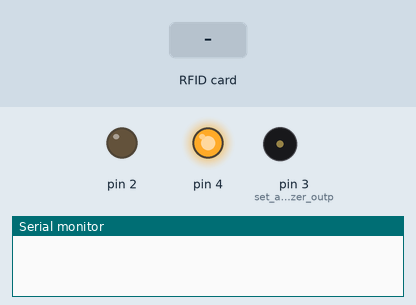
This sketch was run on a simulated Arduino Uno, built with avr-gcc and run on an emulated ATmega328P. Shown: output pins drawn as LEDs (lit = HIGH), buzzer (waves = sounding), the last lines printed to the serial monitor. Dashed ring = blinking. The inputs (shaded band) are chosen by the test bench. Pins used as bus, display or sensor lines are not drawn.

Above: at 1.2 s.
1.3 s: RFID card 8B CC A9 89 held to the reader
At 1.7 s:
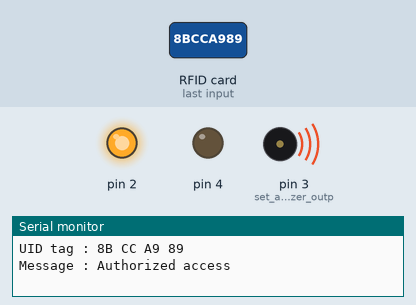
At 2.4 s:
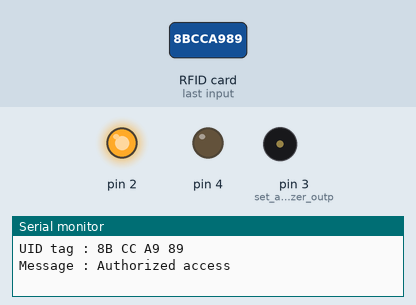
4.3 s: RFID card 5E 7A 19 C4 held to the reader
At 5.6 s:
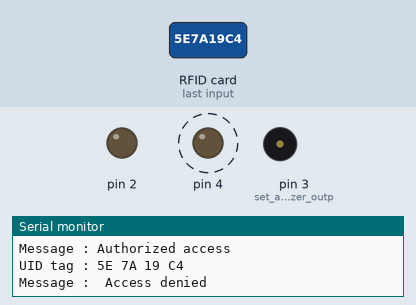
Timing chart, 0 to 12.3 s (numbered marks = the images above; inputs shaded):
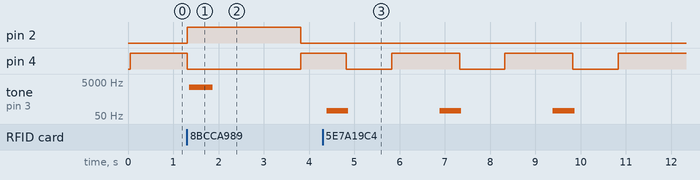

Measured:
- after the input at 1.3 s, pin 2: LOW → HIGH at once, → LOW 2.5 s later; pin 4: HIGH → LOW at once, → HIGH 2.5 s later; tone on pin 3 (set_a_pin_for_buzzer_outp): silent → 2427 Hz after 0.05 s, → silent 0.52 s later
- after the input at 4.3 s, pin 4: alternates HIGH for 1.5 s and LOW for 1.0 s, starting after 0.53 s; tone on pin 3 (set_a_pin_for_buzzer_outp): silent → 99 Hz after 0.09 s, then repeats every 2.5 s: silent 2.0 s, 100 Hz 0.48 s

The sketch:

sketch_jan21a.ino
```cpp
#include <SPI.h>
#include <MFRC522.h>

#define SS_PIN 10
#define RST_PIN 9
MFRC522 mfrc522(SS_PIN, RST_PIN);   // Create MFRC522 instance.

void setup()
{
  pinMode(2, OUTPUT);
  pinMode(4, OUTPUT);
  pinMode(3, OUTPUT); // set a pin for buzzer output
  Serial.begin(9600);   // Initiate a serial communication
  SPI.begin();      // Initiate  SPI bus
  mfrc522.PCD_Init();   // Initiate MFRC522
}

void buzz(int targetPin, long frequency, long length) {
  long delayValue = 1000000/frequency/2; // calculate the delay value between transitions
  // 1 second's worth of microseconds, divided by the frequency, then split in half since
  // there are two phases to each cycle
  long numCycles = frequency * length/ 1000; // calculate the number of cycles for proper timing
  // multiply frequency, which is really cycles per second, by the number of seconds to
  // get the total number of cycles to produce
 for (long i=0; i < numCycles; i++){ // for the calculated length of time...
    digitalWrite(targetPin,HIGH); // write the buzzer pin high to push out the diaphram
    delayMicroseconds(delayValue); // wait for the calculated delay value
    digitalWrite(targetPin,LOW); // write the buzzer pin low to pull back the diaphram
    delayMicroseconds(delayValue); // wait again for the calculated delay value
  }
}
void loop()
{
  // Look for new cards
  digitalWrite(4, HIGH);
  if ( ! mfrc522.PICC_IsNewCardPresent())
  {
    return;
  }
  // Select one of the cards
  if ( ! mfrc522.PICC_ReadCardSerial())
  {
    return;
  }
  //Show UID on serial monitor
  Serial.print("UID tag :");
  String content= "";
  byte letter;
  for (byte i = 0; i < mfrc522.uid.size; i++)
  {
     Serial.print(mfrc522.uid.uidByte[i] < 0x10 ? " 0" : " ");
     Serial.print(mfrc522.uid.uidByte[i], HEX);
     content.concat(String(mfrc522.uid.uidByte[i] < 0x10 ? " 0" : " "));
     content.concat(String(mfrc522.uid.uidByte[i], HEX));
  }
  Serial.println();
  Serial.print("Message : ");
  content.toUpperCase();
  if (content.substring(1) == "8B CC A9 89") //change here the UID of the card/cards that you want to give access
  {
    Serial.println("Authorized access");
    Serial.println();
    digitalWrite(4, LOW);
    digitalWrite(2, HIGH);
    buzz(3, 2500, 500); // buzz the buzzer on pin 4 at 2500Hz for 500 milliseconds
    delay(2000);
    digitalWrite(2, LOW);
  }

 else   {
    Serial.println(" Access denied");
    for (int i = 0; i<3; i++){
      buzz(3, 100, 500); // buzz the buzzer on pin 4 at 2500Hz for 500 milliseconds
      digitalWrite(4, LOW);
      delay(1000);
      digitalWrite(4, HIGH);
      delay(1000);
    }
  }
}
```
